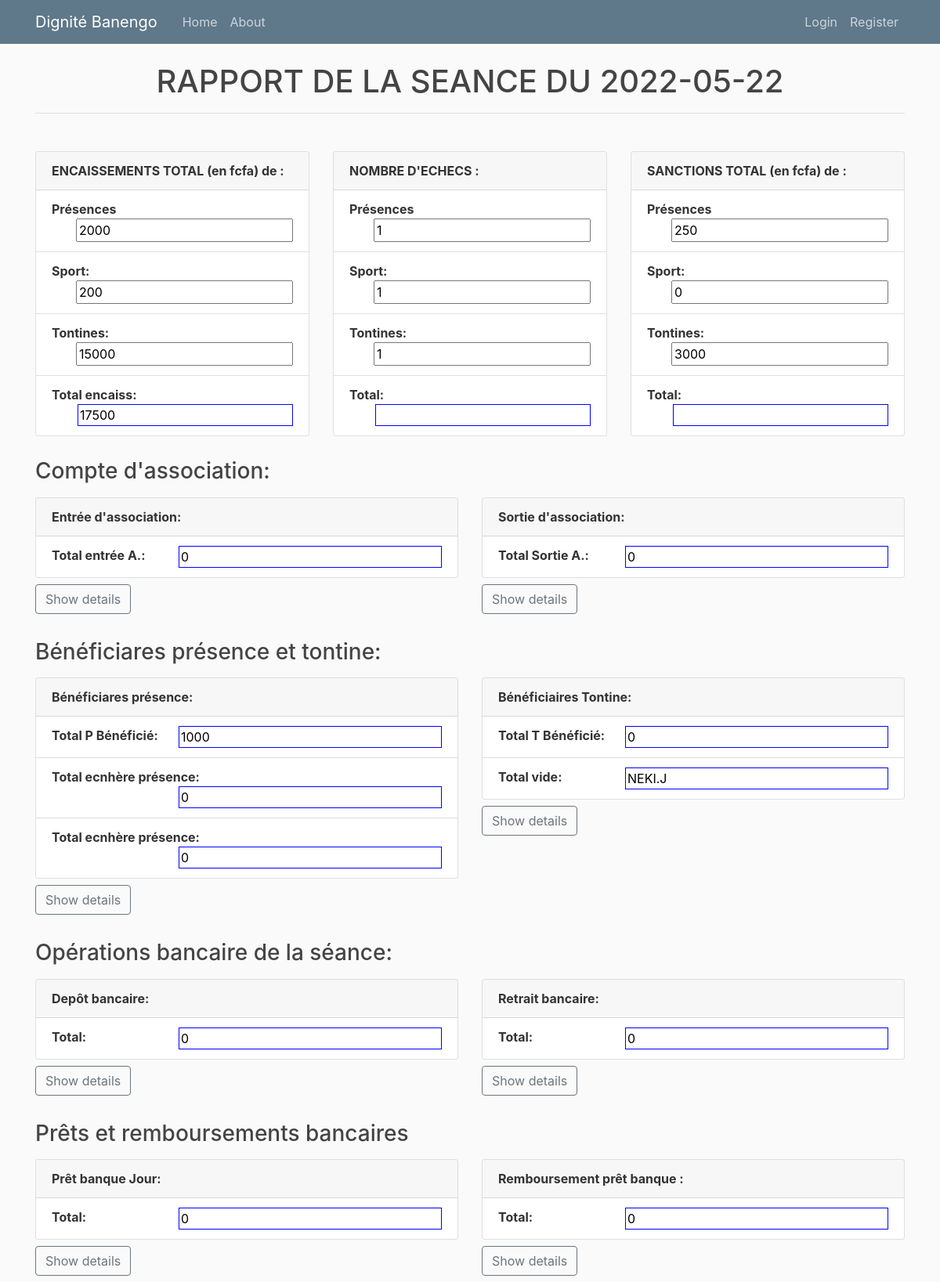
Screenshot of /seance_detail/1/ with the database file from the repository.
### tontine/models.py (models this page shows, shortened)
class Seance(models.Model):
    date_seance = models.DateField(unique=True)
    president_jour = models.ForeignKey(Membre, on_delete=models.SET_NULL, blank=True, null=True)
    exercice_tontine = models.ForeignKey(ExerciceTontine, on_delete=models.CASCADE)
    exercice_presence = models.ForeignKey(ExercicePresence, on_delete=models.CASCADE)
    closed = models.BooleanField(default=False)
    total_presence = models.IntegerField(default=0)
    total_sport = models.IntegerField(default=0)
    total_tontine = models.IntegerField(default=0)
    total_encais = models.IntegerField(default=0)
    nbechec_sport= models.IntegerField(default=0)
    nbechec_presence= models.IntegerField(default=0)
    nbechec_cotisation= models.IntegerField(default=0)
    mtechec_sport= models.IntegerField(default=0)
    mtechec_presence= models.IntegerField(default=0)
    mtechec_cotisation= models.IntegerField(default=0)
    created = models.DateTimeField(auto_now_add=True)
    updated = models.DateTimeField(auto_now=True)
    author= models.ForeignKey(User, on_delete=models.SET_NULL, blank=True, null=True)
    def __str__(self):
        return str(self.date_seance)

### tontine/views.py (the view)
# urls.py: path('seance_detail/<int:id>/', views.seance_detail, name='seance_detail'),
def seance_detail(request, id):
	s=get_object_or_404(Seance, pk=id)
	d = s.date_seance
	benpres = BeneficiairePresence.objects.filter(seance=s)
	total_benpres = sum([m.montant for m in benpres])
	total_enchere_presence = sum([m.enchere for m in benpres])
	bencot = BeneficiaireTontine.objects.filter(seance=s)
	total_bencot = sum([m.montant for m in bencot])
	total_enchere_tontine = sum([m.enchere for m in bencot])
	bank_jour = [b for b in EncaissementBank.objects.all() if b.date.date()==d]
	bank_entree = [be for be in bank_jour if be.operation == 'DEPÔT']
	bank_retrait = [br for br in bank_jour if br.operation == 'RETRAIT']
	total_banke = sum([b.montant for b in bank_entree])
	total_bankr = sum([b.montant for b in bank_retrait])
	cpt_association = [p for p in CompteAssociation.objects.all() if p.date.date()==d]
	entree_cpt_ass = [eca for eca in cpt_association if eca.operation == 'ENTREE']
	total_entree_cpt_ass = sum([p.montant for p in entree_cpt_ass])
	sortie_cpt_ass = [eca for eca in cpt_association if eca.operation == 'SORTIE']
	total_sortie_cpt_ass = sum([p.montant for p in sortie_cpt_ass])
	pret_bank_jour = [p for p in PretBank.objects.all() if p.date_pret.date()==d]
	total_pret = sum([p.montant for p in pret_bank_jour])
	remb_pret_jour = [p for p in RemboursementPretBank.objects.all() if p.date_remboursement.date()==d]
	total_remb = sum([r.montant for r in remb_pret_jour])
	context = {'s': s, 'date': d, 'bank_entree': bank_entree, 'bank_retrait': bank_retrait,
				'benpres': benpres,
				'total_benpres': total_benpres,
				'total_enchere_presence': total_enchere_presence,
				'bencot': bencot,
				'total_bencot': total_bencot,
				'total_enchere_tontine': total_enchere_tontine,
				 'pret_bank_jour':pret_bank_jour,
				 'remb_pret_jour': remb_pret_jour,
				 'total_banke': total_banke,
				 'total_bankr': total_bankr,
				 'total_remb': total_remb,
				 'total_pret': total_pret,
				 'entree_cpt_ass': entree_cpt_ass,
				 'sortie_cpt_ass': sortie_cpt_ass,
				 'total_entree_cpt_ass': total_entree_cpt_ass,
				 'total_sortie_cpt_ass': total_sortie_cpt_ass}
	return render(request, 'tontine/seance_detail.html', context)

### tontine/templates/tontine/seance_detail.html (shortened to what this page needs)
{% extends "tontine/base.html" %}
{% load crispy_forms_tags %}
{% load custom_tag %}
{% block content %}
<h1 style="text-align: center;">RAPPORT DE LA SEANCE DU {{s}}</h1>
<hr>
    <br>
    <div class="row">
        <div class="col-lg-4 mt-2 mb-1">
            <div class="card" style="width: 100%;">
                <div class="card-header">
                    <span style="font-weight: bold;">ENCAISSEMENTS TOTAL (en fcfa) de :</span>
                </div>
                <ul class="list-group list-group-flush">
                    <li class="list-group-item">
                        <span style="font-weight: bolder;">Présences</span>
                        <input type="text" value="{{s.total_presence}}" size="22" style="float: right;" readonly>
                    </li>
                    <li class="list-group-item">
                        <span style="font-weight: bolder;">Sport: </span>
                        <input type="text" value="{{s.total_sport}} " size="22" style="float: right;" readonly>
                    </li>
                    <li class="list-group-item">
                        <span style="font-weight: bolder;">Tontines: </span>
                        <input type="text" value="{{s.total_tontine}}" size="22" style="float: right;" readonly>
                    </li>
                    <li class="list-group-item">
                        <span style="font-weight: bolder;">Total encaiss:</span>
                        <input type="text" value="{{s.total_encais}}" size="22" style="border: 1px solid blue; float: right;" readonly>
                    </li>
                </ul>
            </div>
        </div>
        <div class="col-lg-4 mt-2 mb-1">
            <div class="card" style="width: 100%;">
                <div class="card-header">
                    <span style="font-weight: bold;">NOMBRE D'ECHECS :</span>
                </div>
                <ul class="list-group list-group-flush">
                    <li class="list-group-item">
                        <span style="font-weight: bolder;">Présences</span>
                        <input type="text" value="{{s.nbechec_presence}}" size="22" style="float: right;" readonly>
                    </li>
                    <li class="list-group-item">
                        <span style="font-weight: bolder;">Sport: </span>
                        <input type="text" value="{{s.nbechec_sport}} " size="22" style="float: right;" readonly>
                    </li>
                    <li class="list-group-item">
                        <span style="font-weight: bolder;">Tontines: </span>
                        <input type="text" value="{{s.nbechec_cotisation}}" size="22" style="float: right;" readonly>
                    </li>
                    <li class="list-group-item">
                        <span style="font-weight: bolder;">Total:</span>
                        <input type="text" value="" size="22" style="border: 1px solid blue; float: right;" readonly>
                    </li>
                </ul>
            </div>
        </div>
        <div class="col-lg-4 mt-2 mb-1">
            <div class="card" style="width: 100%;">
                <div class="card-header">
                    <span style="font-weight: bold;">SANCTIONS TOTAL (en fcfa) de :</span>
                </div>
                <ul class="list-group list-group-flush">
                    <li class="list-group-item">
                        <span style="font-weight: bolder;">Présences</span>
                        <input type="text" value="{{s.mtechec_presence}}" size="22" style="float: right;" readonly>
                    </li>
                    <li class="list-group-item">
                        <span style="font-weight: bolder;">Sport: </span>
                        <input type="text" value="{{s.mtechec_sport}} " size="22" style="float: right;" readonly>
                    </li>
                    <li class="list-group-item">
                        <span style="font-weight: bolder;">Tontines: </span>
                        <input type="text" value="{{s.mtechec_cotisation}}" size="22" style="float: right;" readonly>
                    </li>
                    <li class="list-group-item">
                        <span style="font-weight: bolder;">Total:</span>
                        <input type="text" value="" size="22" style="border: 1px solid blue; float: right;" readonly>
                    </li>
                </ul>
            </div>
        </div>
    </div>
    <br>
    <h3>Compte d'association:</h3>
    <div class="row">
        <div class="col-lg-6 mt-2 mb-1">
            <div class="card" style="width: 100%;">
                <div class="card-header">
                    <span style="font-weight: bold;">Entrée d'association:</span>
                </div>
                <ul class="list-group list-group-flush">
                    <li class="list-group-item">
                        <span style="font-weight: bolder;">Total entrée A.:</span>
                        <input type="text" value="{{total_entree_cpt_ass}}" size="28" style="border: 1px solid blue; float: right;" readonly>
                    </li>
                </ul>
            </div>
          	<button id="bn7" onclick="checking7()" class="btn btn-outline-secondary mt-2 mb-1">Show details</button>
	        <br>
        </div>
        <div class="col-lg-6 mt-2 mb-1">
            <div class="card" style="width: 100%;">
                <div class="card-header">
                    <span style="font-weight: bold;">Sortie d'association:</span>
                </div>
                <ul class="list-group list-group-flush">
                    <li class="list-group-item">
                        <span style="font-weight: bolder;">Total Sortie A.:</span>
                        <input type="text" value="{{total_sortie_cpt_ass}}" size="28" style="border: 1px solid blue; float: right;" readonly>
                    </li>
                </ul>
            </div>
          	<button id="bn8" onclick="checking8()" class="btn btn-outline-secondary mt-2 mb-1">Show details</button>
	        <br>
        </div>
    </div>
    <br>
    <h3>Bénéficiares présence et tontine:</h3>
    <div class="row">
        <div class="col-lg-6 mt-2 mb-1">
            <div class="card" style="width: 100%;">
                <div class="card-header">
                    <span style="font-weight: bold;">Bénéficiares présence:</span>
                </div>
                <ul class="list-group list-group-flush">
                    <li class="list-group-item">
                        <span style="font-weight: bolder;">Total P Bénéficié:</span>
                        <input type="text" value="{{total_benpres}}" size="28" style="border: 1px solid blue; float: right;" readonly>
                    </li>
                    <li class="list-group-item">
                        <span style="font-weight: bolder;">Total ecnhère présence:</span>
                        <input type="text" value="{{total_enchere_presence}}" size="28" style="border: 1px solid blue; float: right;" readonly>
                    </li>
                    <li class="list-group-item">
                        <span style="font-weight: bolder;">Total ecnhère présence:</span>
                        <input type="text" value="{{total_enchere_presence}}" size="28" style="border: 1px solid blue; float: right;" readonly>
                    </li>
                </ul>
            </div>
          	<button id="bn5" onclick="checking5()" class="btn btn-outline-secondary mt-2 mb-1">Show details</button>
	        <br>
        </div>
        <div class="col-lg-6 mt-2 mb-1">
            <div class="card" style="width: 100%;">
                <div class="card-header">
                    <span style="font-weight: bold;">Bénéficiaires Tontine:</span>
                </div>
                <ul class="list-group list-group-flush">
                    <li class="list-group-item">
                        <span style="font-weight: bolder;">Total T Bénéficié:</span>
                        <input type="text" value="{{total_bencot}}" size="28" style="border: 1px solid blue; float: right;" readonly>
                    </li>
                    <li class="list-group-item">
                        <span style="font-weight: bolder;">Total vide:</span>
                        <input type="text" value="NEKI.J" size="28" style="border: 1px solid blue; float: right;" readonly>
                    </li>
                </ul>
            </div>
          	<button id="bn6" onclick="checking6()" class="btn btn-outline-secondary mt-2 mb-1">Show details</button>
	        <br>
        </div>
    </div>
    <br>
    <h3>Opérations bancaire de la séance:</h3>
    <div class="row">
        <div class="col-lg-6 mt-2 mb-1">
            <div class="card" style="width: 100%;">
                <div class="card-header">
                    <span style="font-weight: bold;">Depôt bancaire:</span>
                </div>
                <ul class="list-group list-group-flush">
                    <li class="list-group-item">
                        <span style="font-weight: bolder;">Total:</span>
                        <input type="text" value="{{total_banke}}" size="28" style="border: 1px solid blue; float: right;" readonly>
                    </li>
                </ul>
            </div>
          	<button id="bn" onclick="checking()" class="btn btn-outline-secondary mt-2 mb-1">Show details</button>
	        <br>
        </div>
        <div class="col-lg-6 mt-2 mb-1">
            <div class="card" style="width: 100%;">
                <div class="card-header">
                    <span style="font-weight: bold;">Retrait bancaire:</span>
                </div>
                <ul class="list-group list-group-flush">
                    <li class="list-group-item">
                        <span style="font-weight: bolder;">Total:</span>
                        <input type="text" value="{{total_bankr}}" size="28" style="border: 1px solid blue; float: right;" readonly>
                    </li>
                </ul>
            </div>
          	<button id="bn2" onclick="checking2()" class="btn btn-outline-secondary mt-2 mb-1">Show details</button>
	        <br>
        </div>
    </div>
    <br>
        	<h3>Prêts et remboursements bancaires</h3>
    <div class="row">
        <div class="col-lg-6 mt-2 mb-1">
            <div class="card" style="width: 100%;">
                <div class="card-header">
                    <span style="font-weight: bold;">Prêt banque Jour:</span>
                </div>
                <ul class="list-group list-group-flush">
                    <li class="list-group-item">
                        <span style="font-weight: bolder;">Total:</span>
                        <input type="text" value="{{total_pret}}" size="28" style="border: 1px solid blue; float: right;" readonly>
                    </li>
                </ul>
            </div>
            <button id="bn3" onclick="checking3()" class="btn btn-outline-secondary mt-2 mb-1">Show details</button>
	        <br>
        </div>
        <div class="col-lg-6 mt-2 mb-1">
            <div class="card" style="width: 100%;">
                <div class="card-header">
                    <span style="font-weight: bold;">Remboursement prêt banque :</span>
                </div>
                <ul class="list-group list-group-flush">
                    <li class="list-group-item">
                        <span style="font-weight: bolder;">Total:</span>
                        <input type="text" value="{{total_remb}}" size="28" style="border: 1px solid blue; float: right;" readonly>
                    </li>
                </ul>
            </div>
            <button id="bn4" onclick="checking4()" class="btn btn-outline-secondary mt-2 mb-1">Show details</button>
	        <br>
        </div>
    </div>
{% endblock %}

### static/css/main.css (style rules this page uses)
body { background: #fafafa; color: #333333; margin-top: 5rem; }
h1, h2, h3, h4, h5, h6 { color: #444444; }
ul { margin: 0; }

### rows the page displays
Seance: date_seance "2022-05-22", total_presence "2000", total_sport "200", total_tontine "15000", total_encais "17500", nbechec_presence "1", nbechec_sport "1", nbechec_cotisation "1", mtechec_presence "250", mtechec_sport "0", mtechec_cotisation "3000"
